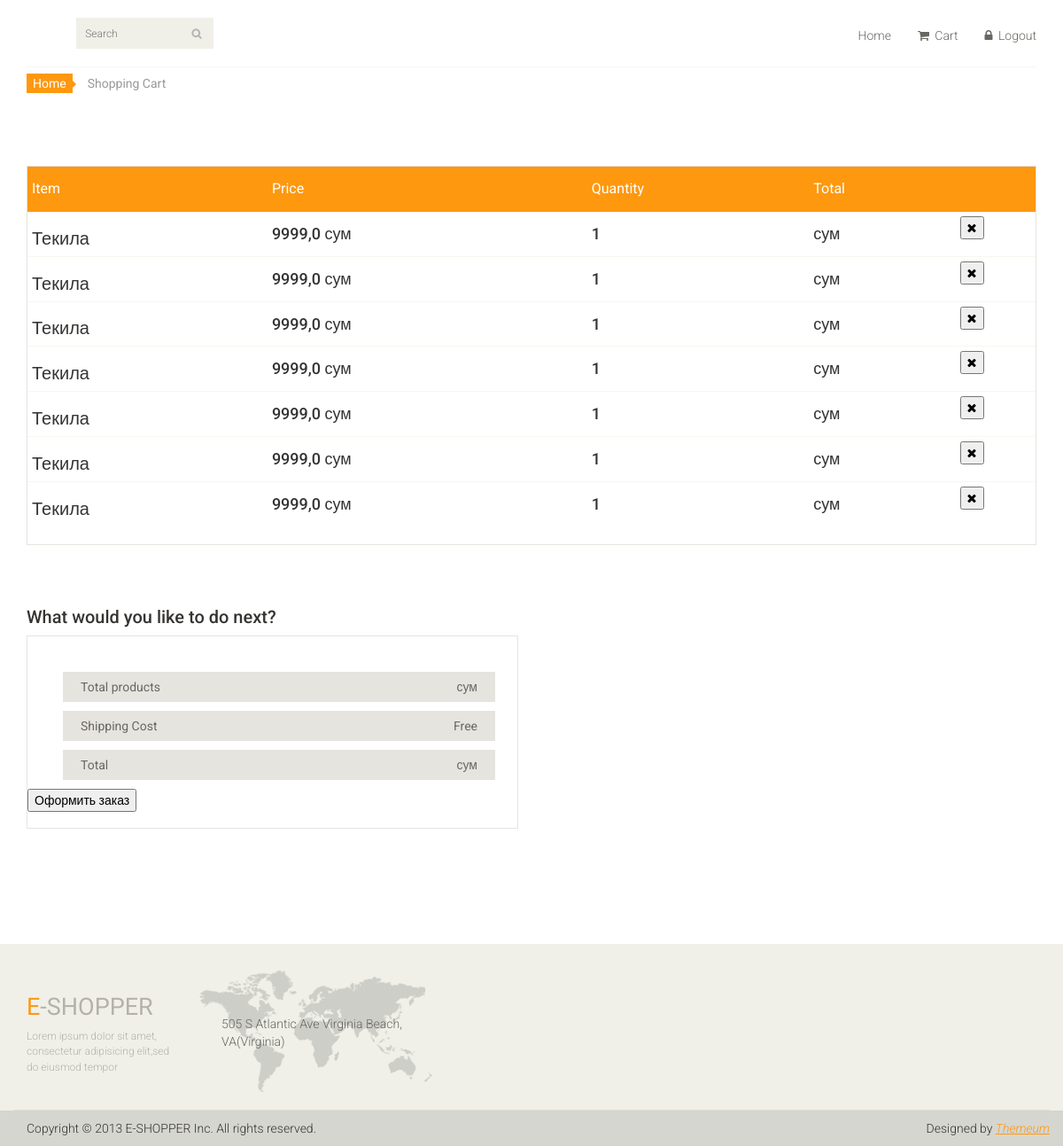
The app's page /cart (signed in) with its own data.
### main_page/models.py (models this page shows, shortened)
class Backet(models.Model):
    user_id = models.IntegerField()
    user_product = models.ForeignKey(Product, on_delete=models.CASCADE)
    user_product_quantity = models.IntegerField()
    total_for_product = models.FloatField()

class Product(models.Model):
    product_name = models.CharField(max_length=125)
    product_count = models.IntegerField()
    product_price = models.FloatField()
    product_photo = models.ImageField(upload_to='media')
    product_des = models.TextField()
    product_category = models.ForeignKey(Category, on_delete=models.CASCADE)
    reg_data = models.DateTimeField(auto_now_add=True)
    def __str__(self):
        return self.product_name

### main_page/views.py (the view)
# urls.py: path('cart', views.get_user_cart),
def get_user_cart(request):
    user_cart = models.Backet.objects.filter(user_id=request.user.id)
    context = {'backet': user_cart}
    return render(request, 'user_cart.html', context)

### main_page/templates/user_cart.html (shortened to what this page needs)
{% extends 'index.html' %}
{% block content %}
	<section id="cart_items">
		<div class="container">
			<div class="breadcrumbs">
				<ol class="breadcrumb">
				  <li><a href="/">Home</a></li>
				  <li class="active">Shopping Cart</li>
				</ol>
			</div>
			<div class="table-responsive cart_info">
				<table class="table table-condensed">
					<thead>
						<tr class="cart_menu">
							<td class="description">Item</td>
							<td class="price">Price</td>
							<td class="quantity">Quantity</td>
							<td class="total">Total</td>
							<td></td>
						</tr>
					</thead>
					<tbody>
					{% for i in backet %}
						<tr>
							<td class="cart_description">
								<h4><a href="/item/{{ i.user_product.id }}">{{ i.user_product }}</a></h4>
							</td>
							<td class="cart_price">
								<h4>{{ i.user_product.product_price }} сум</h4>
							</td>
							<td class="cart_quantity">
								<h4>{{ i.user_product_quantity }}</h4>
							</td>
							<td class="cart_total">
								<h4>{{ total }} сум</h4>
							</td>
							<td class="cart_delete">
								<form action="/del_item/{{ i.product.id }}" method="post">
									<button><i class="fa fa-times"></i></button>
								</form>
							</td>
						</tr>
					{% endfor %}
					</tbody>
				</table>
			</div>
		</div>
	</section>
	<section id="do_action">
		<div class="container">
			<div class="heading">
				<h3>What would you like to do next?</h3>
			</div>
			<div class="row">
				<div class="col-sm-6">
					<div class="total_area">
						<ul>
							<li>Total products <span>{{ total }} сум</span></li>
							<li>Shipping Cost <span>Free</span></li>
							<li>Total <span>{{ total }} сум</span></li>
						</ul>
							<form method="POST" action="/order">
								<button>Оформить заказ</button>
							</form>
					</div>
				</div>
			</div>
		</div>
	</section>
{% endblock content %}

### main_page/static/css/main.css (style rules this page uses)
body { font-family: 'Roboto', sans-serif; background:; position: relative; font-weight:400px; }
ul li { list-style: none; }
a { -webkit-transition: 300ms; -moz-transition: 300ms; -o-transition: 300ms; transition: 300ms; }
h1, h2, h3, h4, h5, h6 { font-family: 'Roboto', sans-serif; }
#do_action { margin-bottom: 50px; }
.breadcrumbs { position: relative; }
.breadcrumbs .breadcrumb { background:transparent; margin-bottom: 75px; padding-left: 0; }
.breadcrumbs .breadcrumb li a { background:#FE980F; color: #FFFFFF; padding: 3px 7px; }
.breadcrumbs .breadcrumb li a:after { content:""; height:auto; width: auto; border-width: 8px; border-style: solid; border-color:transparent transparent transparent #FE980F; position: absolute; top: 11px; left:48px; }
.breadcrumbs .breadcrumb > li + li:before { content: " "; }
#cart_items .cart_info { border: 1px solid #E6E4DF; margin-bottom: 50px }
#cart_items .cart_info .cart_menu { background: #FE980F; color: #fff; font-size: 16px; font-family: 'Roboto', sans-serif; font-weight: normal; }
#cart_items .cart_info .table.table-condensed thead tr { height: 51px; }
#cart_items .cart_info .table.table-condensed tr { border-bottom: 1px solid#F7F7F0 }
#cart_items .cart_info .table.table-condensed tr:last-child { border-bottom: 0 }
.cart_info table tr td { border-top: 0 none; vertical-align: inherit; }
#cart_items .cart_info .cart_description h4 { margin-bottom: 0 }
#cart_items .cart_info .cart_description h4 a { color: #363432; font-family: 'Roboto',sans-serif; font-size: 20px; font-weight: normal; }
.cart_delete { display: block; margin-right: -12px; overflow: hidden; }
.heading h3 { color: #363432; font-size: 20px; font-family: 'Roboto', sans-serif; }
#do_action .total_area { padding-bottom: 18px !important; }
#do_action .total_area, #do_action .chose_area { border: 1px solid #E6E4DF; color: #696763; padding: 30px 25px 30px 0; margin-bottom: 80px; }
.total_area span { float: right; }
.total_area ul li { background:#E6E4DF; color: #696763; margin-top: 10px; padding: 7px 20px; }

### records on screen
Backet: user_product "Текила", user_product.product_price "9999,0", user_product_quantity "1"
Backet: user_product "Текила", user_product.product_price "9999,0", user_product_quantity "1"
Backet: user_product "Текила", user_product.product_price "9999,0", user_product_quantity "1"
Backet: user_product "Текила", user_product.product_price "9999,0", user_product_quantity "1"
Backet: user_product "Текила", user_product.product_price "9999,0", user_product_quantity "1"
Backet: user_product "Текила", user_product.product_price "9999,0", user_product_quantity "1"
Backet: user_product "Текила", user_product.product_price "9999,0", user_product_quantity "1"
